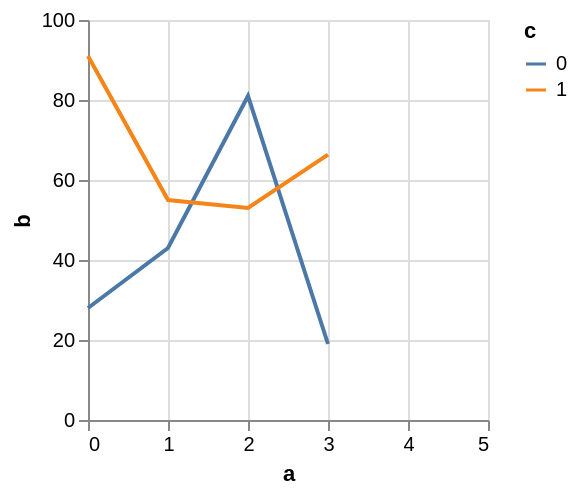

Describe this chart as a Vega-Lite specification.
### Vega specification from a JSON file in a GitHub repository (floating-point values rounded to 4 significant figures)
{"$schema": "https://vega.github.io/schema/vega/v5.json", "autosize": "pad", "padding": 5, "width": 200, "height": 200, "style": "cell", "data": [{"name": "source_0", "values": [{"a": 0, "b": 28, "c": 0}, {"a": 0, "b": 91, "c": 1}, {"a": 1, "b": 43, "c": 0}, {"a": 1, "b": 55, "c": 1}, {"a": 2, "b": 81, "c": 0}, {"a": 2, "b": 53, "c": 1}, {"a": 3, "b": 19, "c": 0}]}, {"name": "data_0", "source": "source_0", "transform": [{"type": "impute", "field": "b", "key": "a", "method": "value", "groupby": ["c"], "value": null}, {"type": "window", "as": ["imputed_b_value"], "ops": ["mean"], "fields": ["b"], "frame": [null, null], "ignorePeers": false, "groupby": ["c"]}, {"type": "formula", "expr": "datum.b === null ? datum.imputed_b_value : datum.b", "as": "b"}]}], "marks": [{"name": "pathgroup", "type": "group", "from": {"facet": {"name": "faceted_path_main", "data": "data_0", "groupby": ["c"]}}, "encode": {"update": {"width": {"field": {"group": "width"}}, "height": {"field": {"group": "height"}}}}, "marks": [{"name": "marks", "type": "line", "style": ["line"], "sort": {"field": "datum[\"a\"]"}, "from": {"data": "faceted_path_main"}, "encode": {"update": {"stroke": {"scale": "color", "field": "c"}, "x": {"scale": "x", "field": "a"}, "y": {"scale": "y", "field": "b"}, "defined": {"signal": "datum[\"a\"] !== null && !isNaN(datum[\"a\"]) && datum[\"b\"] !== null && !isNaN(datum[\"b\"])"}}}}]}], "scales": [{"name": "x", "type": "linear", "domain": {"data": "data_0", "field": "a"}, "range": [0, {"signal": "width"}], "nice": 1, "zero": false}, {"name": "y", "type": "linear", "domain": {"data": "data_0", "field": "b"}, "range": [{"signal": "height"}, 0], "nice": true, "zero": true}, {"name": "color", "type": "ordinal", "domain": {"data": "data_0", "field": "c", "sort": true}, "range": "category"}], "axes": [{"scale": "x", "orient": "bottom", "gridScale": "y", "grid": true, "tickCount": {"signal": "ceil(width/40)"}, "domain": false, "labels": false, "maxExtent": 0, "minExtent": 0, "ticks": false, "zindex": 0}, {"scale": "y", "orient": "left", "gridScale": "x", "grid": true, "tickCount": {"signal": "ceil(height/40)"}, "domain": false, "labels": false, "maxExtent": 0, "minExtent": 0, "ticks": false, "zindex": 0}, {"scale": "x", "orient": "bottom", "grid": false, "title": "a", "labelFlush": true, "labelOverlap": true, "tickCount": {"signal": "ceil(width/40)"}, "zindex": 0}, {"scale": "y", "orient": "left", "grid": false, "title": "b", "labelOverlap": true, "tickCount": {"signal": "ceil(height/40)"}, "zindex": 0}], "legends": [{"stroke": "color", "gradientLength": {"signal": "clamp(height, 64, 200)"}, "symbolType": "stroke", "title": "c"}]}
